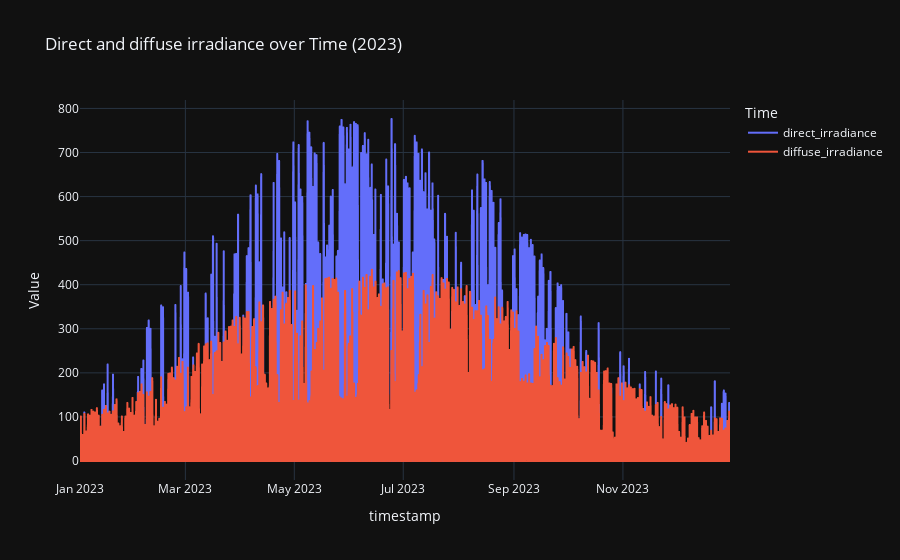

Write notebook code for a chart like this one.
### Code cell
irradiance_fig = px.line(
    df_subset_2023, 
    x='timestamp',
    y=['direct_irradiance', 'diffuse_irradiance'],
    title='Direct and diffuse irradiance over Time (2023)',
    labels={'value': 'Value', 'variable': 'Time'},
    template='plotly_dark',
    )

irradiance_fig

### Figure 1 — Plotly figure (JSON) as saved in the notebook; plotly's stock layout.template omitted (floating-point values rounded to 4 significant figures; data arrays with more than 128 entries replaced by an {"elided": "..."} marker saying what was removed)
{"data": [{"hovertemplate": "Time=direct_irradiance<br>timestamp=%{x}<br>Value=%{y}<extra></extra>", "legendgroup": "direct_irradiance", "line": {"color": "#636efa", "dash": "solid"}, "marker": {"symbol": "circle"}, "mode": "lines", "name": "direct_irradiance", "showlegend": true, "type": "scattergl", "x": {"elided": "8736 str values"}, "xaxis": "x", "y": {"elided": "8736 int values"}, "yaxis": "y"}, {"hovertemplate": "Time=diffuse_irradiance<br>timestamp=%{x}<br>Value=%{y}<extra></extra>", "legendgroup": "diffuse_irradiance", "line": {"color": "#EF553B", "dash": "solid"}, "marker": {"symbol": "circle"}, "mode": "lines", "name": "diffuse_irradiance", "showlegend": true, "type": "scattergl", "x": {"elided": "8736 str values"}, "xaxis": "x", "y": {"elided": "8736 float values"}, "yaxis": "y"}], "layout": {"legend": {"title": {"text": "Time"}, "tracegroupgap": 0}, "title": {"text": "Direct and diffuse irradiance over Time (2023)"}, "xaxis": {"anchor": "y", "domain": [0, 1], "title": {"text": "timestamp"}}, "yaxis": {"anchor": "x", "domain": [0, 1], "title": {"text": "Value"}}}}
